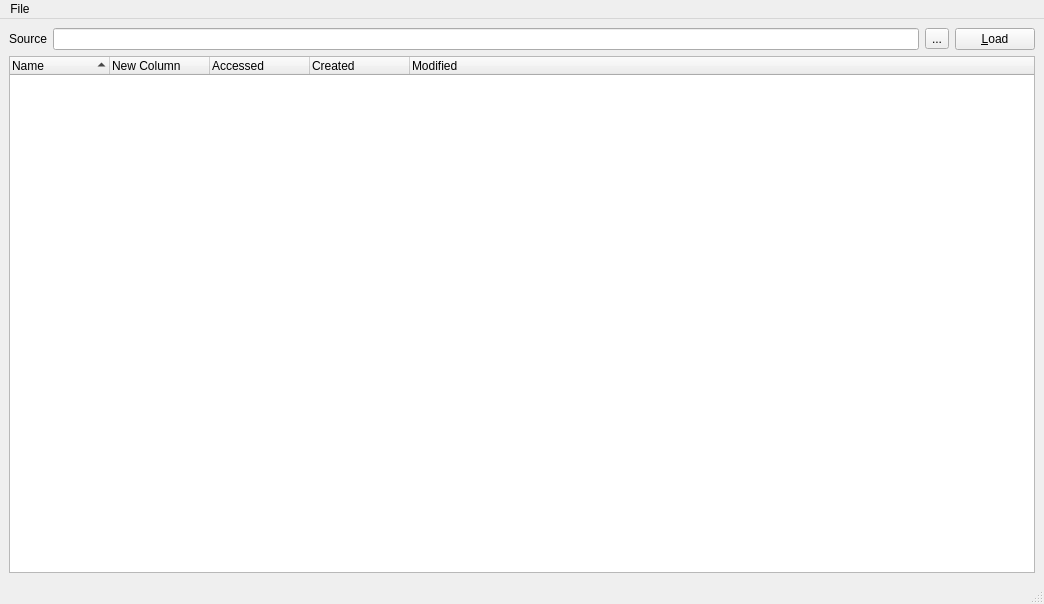
<?xml version="1.0" encoding="UTF-8"?>
<ui version="4.0">
 <class>CMainWindow</class>
 <widget class="QMainWindow" name="CMainWindow">
  <property name="geometry">
   <rect>
    <x>0</x>
    <y>0</y>
    <width>1044</width>
    <height>604</height>
   </rect>
  </property>
  <property name="windowTitle">
   <string>Time Stamper</string>
  </property>
  <property name="windowIcon">
   <iconset resource="application.qrc">
    <normaloff>:/resources/open.png</normaloff>:/resources/open.png</iconset>
  </property>
  <widget class="QWidget" name="centralwidget">
   <layout class="QGridLayout" name="gridLayout">
    <item row="0" column="0">
     <widget class="QLabel" name="label">
      <property name="text">
       <string>Source</string>
      </property>
     </widget>
    </item>
    <item row="0" column="3">
     <widget class="QPushButton" name="btnLoad">
      <property name="text">
       <string>&amp;Load</string>
      </property>
     </widget>
    </item>
    <item row="1" column="0" colspan="4">
     <widget class="QTreeWidget" name="files">
      <property name="editTriggers">
       <set>QAbstractItemView::NoEditTriggers</set>
      </property>
      <property name="alternatingRowColors">
       <bool>true</bool>
      </property>
      <property name="sortingEnabled">
       <bool>true</bool>
      </property>
      <column>
       <property name="text">
        <string>Name</string>
       </property>
      </column>
      <column>
       <property name="text">
        <string>New Column</string>
       </property>
      </column>
      <column>
       <property name="text">
        <string>Accessed</string>
       </property>
      </column>
      <column>
       <property name="text">
        <string>Created</string>
       </property>
      </column>
      <column>
       <property name="text">
        <string>Modified</string>
       </property>
      </column>
     </widget>
    </item>
    <item row="0" column="1">
     <widget class="QLineEdit" name="srcDir">
      <property name="sizePolicy">
       <sizepolicy hsizetype="Expanding" vsizetype="Fixed">
        <horstretch>0</horstretch>
        <verstretch>0</verstretch>
       </sizepolicy>
      </property>
     </widget>
    </item>
    <item row="0" column="2">
     <widget class="QToolButton" name="btnSelectSrcDir">
      <property name="text">
       <string>...</string>
      </property>
      <property name="icon">
       <iconset resource="application.qrc">
        <normaloff>:/resources/open.png</normaloff>:/resources/open.png</iconset>
      </property>
     </widget>
    </item>
   </layout>
  </widget>
  <widget class="QMenuBar" name="menubar">
   <property name="geometry">
    <rect>
     <x>0</x>
     <y>0</y>
     <width>1044</width>
     <height>22</height>
    </rect>
   </property>
   <widget class="QMenu" name="menuFile">
    <property name="title">
     <string>File</string>
    </property>
    <addaction name="actionSetDirectory"/>
    <addaction name="separator"/>
    <addaction name="actionExit"/>
   </widget>
   <addaction name="menuFile"/>
  </widget>
  <widget class="QStatusBar" name="statusbar"/>
  <action name="actionSetDirectory">
   <property name="text">
    <string>Set &amp;Directory...</string>
   </property>
  </action>
  <action name="actionExit">
   <property name="text">
    <string>E&amp;xit</string>
   </property>
  </action>
 </widget>
 <tabstops>
  <tabstop>srcDir</tabstop>
  <tabstop>btnSelectSrcDir</tabstop>
  <tabstop>btnLoad</tabstop>
  <tabstop>files</tabstop>
 </tabstops>
 <resources>
  <include location="application.qrc"/>
 </resources>
 <connections>
  <connection>
   <sender>actionExit</sender>
   <signal>triggered()</signal>
   <receiver>CMainWindow</receiver>
   <slot>close()</slot>
   <hints>
    <hint type="sourcelabel">
     <x>-1</x>
     <y>-1</y>
    </hint>
    <hint type="destinationlabel">
     <x>399</x>
     <y>299</y>
    </hint>
   </hints>
  </connection>
 </connections>
</ui>
